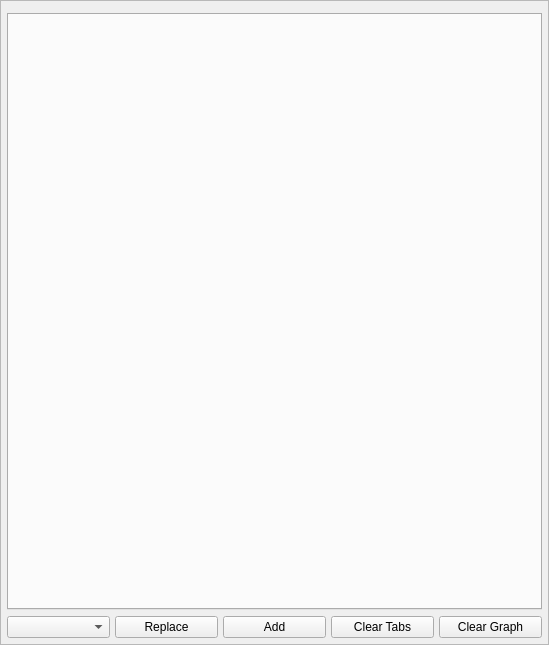
<?xml version="1.0" encoding="UTF-8"?>
<ui version="4.0">
 <class>Form</class>
 <widget class="QWidget" name="Form">
  <property name="geometry">
   <rect>
    <x>0</x>
    <y>0</y>
    <width>549</width>
    <height>645</height>
   </rect>
  </property>
  <property name="windowTitle">
   <string>Form</string>
  </property>
  <layout class="QVBoxLayout" name="verticalLayout_2">
   <property name="leftMargin">
    <number>0</number>
   </property>
   <property name="topMargin">
    <number>0</number>
   </property>
   <property name="rightMargin">
    <number>0</number>
   </property>
   <property name="bottomMargin">
    <number>0</number>
   </property>
   <item>
    <widget class="QScrollArea" name="scrollArea">
     <property name="widgetResizable">
      <bool>true</bool>
     </property>
     <widget class="QWidget" name="scrollAreaWidgetContents">
      <property name="geometry">
       <rect>
        <x>0</x>
        <y>0</y>
        <width>547</width>
        <height>643</height>
       </rect>
      </property>
      <layout class="QVBoxLayout" name="verticalLayout">
       <property name="spacing">
        <number>6</number>
       </property>
       <property name="leftMargin">
        <number>6</number>
       </property>
       <property name="topMargin">
        <number>12</number>
       </property>
       <property name="rightMargin">
        <number>6</number>
       </property>
       <property name="bottomMargin">
        <number>6</number>
       </property>
       <item>
        <widget class="QTabWidget" name="tabWidget">
         <property name="currentIndex">
          <number>-1</number>
         </property>
         <property name="tabsClosable">
          <bool>true</bool>
         </property>
        </widget>
       </item>
       <item>
        <widget class="QWidget" name="widget" native="true">
         <layout class="QGridLayout" name="gridLayout">
          <property name="leftMargin">
           <number>0</number>
          </property>
          <property name="topMargin">
           <number>0</number>
          </property>
          <property name="rightMargin">
           <number>0</number>
          </property>
          <property name="bottomMargin">
           <number>0</number>
          </property>
          <property name="horizontalSpacing">
           <number>5</number>
          </property>
          <property name="verticalSpacing">
           <number>0</number>
          </property>
          <item row="0" column="2">
           <widget class="QPushButton" name="replaceButton">
            <property name="toolTip">
             <string>Replace graph with new selection</string>
            </property>
            <property name="text">
             <string>Replace</string>
            </property>
           </widget>
          </item>
          <item row="0" column="3">
           <widget class="QPushButton" name="addButton">
            <property name="toolTip">
             <string>Add selection to graph</string>
            </property>
            <property name="text">
             <string>Add</string>
            </property>
           </widget>
          </item>
          <item row="0" column="1">
           <widget class="QComboBox" name="autoBox">
            <property name="toolTip">
             <string>&lt;html&gt;&lt;head/&gt;&lt;body&gt;&lt;p&gt;Modes:&lt;br/&gt;Auto-replace&lt;br/&gt;Auto-add&lt;br/&gt;Auto-off&lt;/p&gt;&lt;/body&gt;&lt;/html&gt;</string>
            </property>
           </widget>
          </item>
          <item row="0" column="4">
           <widget class="QPushButton" name="clearButton">
            <property name="sizePolicy">
             <sizepolicy hsizetype="Minimum" vsizetype="Fixed">
              <horstretch>0</horstretch>
              <verstretch>0</verstretch>
             </sizepolicy>
            </property>
            <property name="toolTip">
             <string>Clear graph</string>
            </property>
            <property name="text">
             <string>Clear Tabs</string>
            </property>
           </widget>
          </item>
          <item row="0" column="5">
           <widget class="QPushButton" name="clearGraphButton">
            <property name="sizePolicy">
             <sizepolicy hsizetype="Minimum" vsizetype="Fixed">
              <horstretch>0</horstretch>
              <verstretch>0</verstretch>
             </sizepolicy>
            </property>
            <property name="toolTip">
             <string>Clear the graph area</string>
            </property>
            <property name="text">
             <string>Clear Graph</string>
            </property>
           </widget>
          </item>
         </layout>
        </widget>
       </item>
      </layout>
     </widget>
    </widget>
   </item>
  </layout>
 </widget>
 <resources/>
 <connections/>
</ui>
